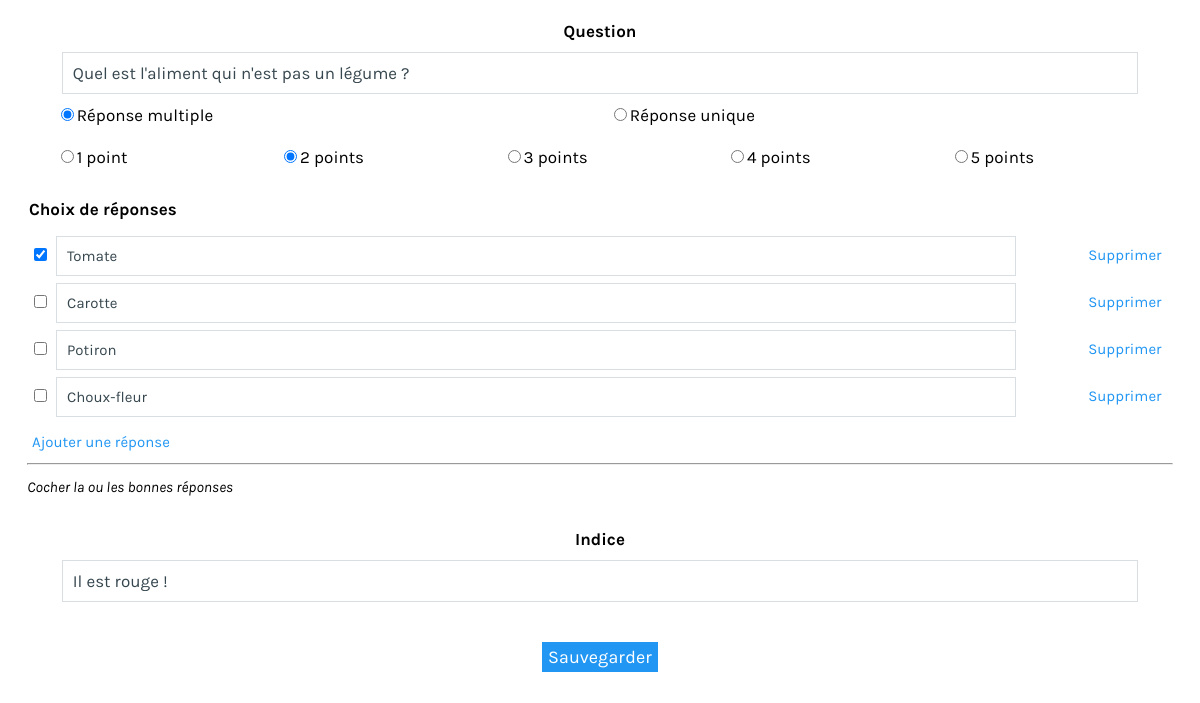
/frame_form_answer.php?id=1 (signed in), run on the app's committed database.
### tables this page shows
CREATE TABLE question
(
	question_id INTEGER AUTO_INCREMENT NOT NULL,
    question_questionnaire_id INTEGER NOT NULL,
    question_num INTEGER NOT NULL,
    question_content varchar(255) NOT NULL,
    question_type enum('checkbox','radio') NOT NULL,
	question_hint TEXT,
    question_weight enum('1', '2', '3', '4', '5') NOT NULL DEFAULT 1,
    PRIMARY KEY (question_id),
    FOREIGN KEY (question_questionnaire_id) REFERENCES questionnaire(questionnaire_id) ON DELETE CASCADE
);

CREATE TABLE choice
(
	choice_id INTEGER AUTO_INCREMENT NOT NULL,
    choice_question_id INTEGER NOT NULL,
    choice_content varchar(255) NULL,
    choice_status BOOLEAN NOT NULL,
    PRIMARY KEY (choice_id),
    FOREIGN KEY (choice_question_id) REFERENCES question(question_id) ON DELETE CASCADE
);

### include/auth.class.php (called while the page is built, shortened)
<?php
class Auth{
	static function getUserId() {
		if(isset($_SESSION["user_id"]))
			return $_SESSION["user_id"];
		else
			return 0;
	}
};
?>

### frame_form_answer.php (the view, shortened to what this page needs)
<?php
require_once("include/auth.class.php");
$auth = new Auth(true);
$own = false;
$data = array();
if(Validation::Query($_GET, array("id", "qid")) && $_GET["id"] == -1) {
	$q = '	SELECT questionnaire.*, COUNT(question_id) AS questionnaire_total_questions
				FROM questionnaire
				INNER JOIN question ON questionnaire_id = question_questionnaire_id
				WHERE questionnaire_id = '.$_MYSQLI->real_escape_string($_GET["qid"]).'
				LIMIT 1';
	$questionnaire_result = $_MYSQLI->query($q);
	if($questionnaire_result->num_rows > 0)	{
		$questionnaire = $questionnaire_result->fetch_object();
		if($questionnaire->questionnaire_user_id == Auth::getUserId()) {
			$error = false;
			$new = true;
			$own = true;
			$data["question"] = new stdClass();
			$data["question"]->question_content = "";
			$data["question"]->question_hint = "";
			$data["question"]->question_type = "checkbox";
			$data["question"]->question_weight = "1";
			$data["question"]->question_weight = "1";
			$data["choices"] = array();
			$data["choices"][0] = new stdClass();
			$data["choices"][0]->choice_status = 0;
			$data["choices"][0]->question_type = "checkbox";
			$data["choices"][0]->choice_content = "";
			$data["choices"][0]->choice_id = -1;
		}
	}
}
else if($auth->isLogged() && Validation::Query($_GET, array("id")) && is_numeric($_GET["id"])) {
	$question_result = $_MYSQLI->query('SELECT * FROM question INNER JOIN questionnaire ON questionnaire_id = question_questionnaire_id WHERE question_id = '.$_GET["id"]);
	if($question_result->num_rows > 0) {
		$data["question"] = $question_result->fetch_object();
		$own = $data["question"]->questionnaire_user_id == Auth::getUserId();
		$choice_query = '	SELECT *, SUM(case when answer_student_user_id = '.Auth::getUserId().' then 1 else 0 end) as checked
							FROM question q
							JOIN choice c ON c.choice_question_id = q.question_id
							LEFT JOIN answer a ON a.answer_choice_id = c.choice_id
							WHERE question_id = '.$_GET["id"].'
							GROUP BY choice_id
							ORDER BY question_num ASC, question_id ASC';
		$choice_result = $_MYSQLI->query($choice_query);
		$data["choices"] = array();
		while($row = $choice_result->fetch_object()) {
			$data["choices"][$row->choice_id] = $row;
		}
	}
}
?>
<!DOCTYPE html>
<html>
	<head>
		<link rel="stylesheet" type="text/css" href="css/main.css">
	</head>
	<body style="background: #fff;">
			<div id="answer_framed" >
				<div class="padder">
					<?php
					if($own) {
						?>
						<div id="answerForm">
						<form action="" method="post" id="ownquestionform">
						<fieldset>
							<legend>Question</legend>
							<input id="question_content" type="text" name="question_content" placeholder="Entrer une question" value="<?php echo ($data["question"]->question_content); ?>" /><br/>
							<div id="type">
								<label><input id="type_multi" type="radio" <?php echo ($data["question"]->question_type == "checkbox") ? "checked" : ""; ?>  name="question_type" value="checkbox" />Réponse multiple</label>
								<label><input id="type_one" type="radio"  <?php echo ($data["question"]->question_type == "radio") ? "checked" : ""; ?> name="question_type" value="radio" />Réponse unique</label>
							</div>
							<div id="weight">
								<label><input <?php echo ($data["question"]->question_weight == "1") ? "checked" : ""; ?> type="radio" name="question_weight" value="1" />1 point</label>
								<label><input <?php echo ($data["question"]->question_weight == "2") ? "checked" : ""; ?> type="radio" name="question_weight" value="2" />2 points</label>
								<label><input <?php echo ($data["question"]->question_weight == "3") ? "checked" : ""; ?> type="radio" name="question_weight" value="3" />3 points</label>
								<label><input <?php echo ($data["question"]->question_weight == "4") ? "checked" : ""; ?> type="radio" name="question_weight" value="4" />4 points</label>
								<label><input <?php echo ($data["question"]->question_weight == "5") ? "checked" : ""; ?> type="radio" name="question_weight" value="5" />5 points</label>
							</div>
						</fieldset>
						<fieldset id="choices">
							<legend>Choix de réponses</legend>
							<table>
							<?php
							$i=0;
							foreach($data["choices"] as $choice) {
								echo "<tr>";
									$checked = ($choice->choice_status == 1) ? "checked" : "";
									echo '<td><input '.$checked.' class="answerbox" type="'.$data["question"]->question_type.'" name="correct_indexes[]" value="'.$i.'"></td>';
									echo '<td><input class="choice" type="text" name="labels[]" value="'.$choice->choice_content.'" />';
									echo '<input type="hidden" name="keys[]" value="'.$choice->choice_id.'" /></td>';
									echo '<input type="hidden" name="indexes[]" value="'.$i++.'" /></td>';
									echo '<td><a class="del" href="#">Supprimer</a></td>';
								echo "</tr>";
							}
							?>
							</table>
							<a id="new" href="#">Ajouter une réponse</a>
							<hr/>
							<i id="check_indication">Cocher la ou les bonnes réponses</i>
						</fieldset>
						<fieldset>
							<legend>Indice</legend>
							<input name="question_hint" type="text" placeholder="Entrer un indice optionnel à la question" value="<?php echo ($data["question"]->question_hint); ?>" />
						</fieldset>
						</form>
						</div>
						<input onclick="if(!validate())return false;document.getElementById('loader').style.display='';" type="submit" form="ownquestionform" value="Sauvegarder" class="btn" />
						<?php
					} ?>
				</div>
			</div>
	</body>
</html>

### css/main.css (style rules this page uses)
body { margin:0; font-family: 'Karla', sans-serif; font-size: 17px; line-height: 36px; background: #f5f5f5; }
input, textarea { font-family: "Karla",sans-serif; }
a { text-decoration: none; }
hr { color: #fff; }
#answer_framed { width:100%; height:100%; background: white; text-align: center; }
.padder { margin: 10px 15px 0; }
.btn { font-size: 18px; background: #2196F3; color: #ffffff; padding: 4px 6px; text-decoration: none; border:0; margin-top: 30px; cursor:pointer; transition:background 0.3s; }
#answerForm fieldset { border: 1px solid #d9dee3; border: 0; padding:0 10px 10px; line-height:42px; }
#answerForm fieldset legend { font-weight:bold; }
#type, #weight { margin-left: 2.5%; padding: 0; text-align: left; }
#type label { display: block; float: left; width: 49.5%; font-size:17px; }
#weight label { display: block; float: left; width: 20%; font-size:17px; }
#answerForm input[type=text], #answerForm input[type=password] { border: 1px solid #d9dee3; color: #37474f; font-size: 17px; padding: 10px; width:92%; }
#choices input[type=text] { font-size: 15px; }
#choices { text-align: left; }
#choices i { font-size:15px; }
#choices hr { margin:0; }
#choices a { font-size: 15px; padding:0 5px; color: #2196F3; }
#choices table { width: 100%; }
#choices td:first-child { width: 22px; }
#choices td:last-child { width: 90px; text-align:center; }
#weight { text-align:left; }
#answerForm { clear:both; }

### data on the page
question: question_content "Quel est l'aliment qui n'est pas un légume ?", question_type "☑ Réponse multiple", question_type "☐ Réponse unique", question_weight "☐ 1 point", question_weight "☑ 2 points", question_weight "☐ 3 points", question_weight "☐ 4 points", question_weight "☐ 5 points", choice_content "Tomate", question_hint "Il est rouge !"
choice: choice_content "Carotte"
choice: choice_content "Potiron"
choice: choice_content "Choux-fleur"
